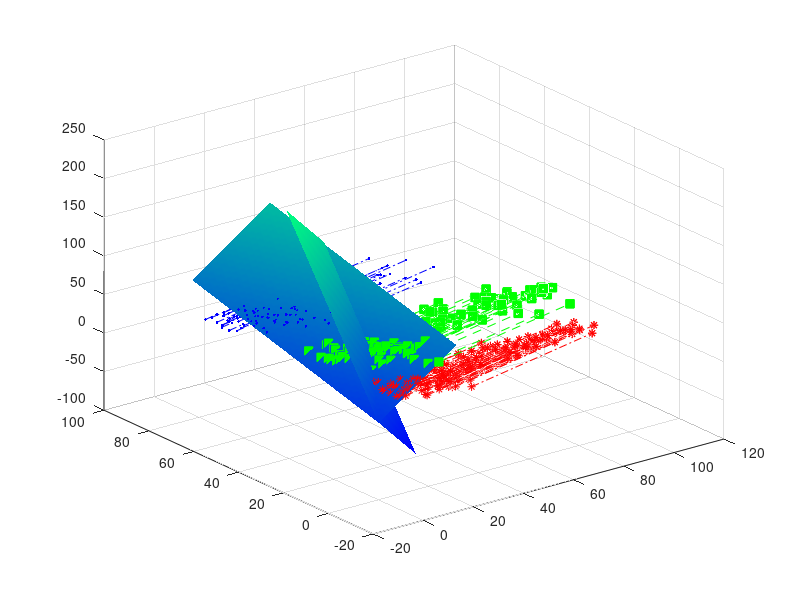

Recreate this plot in MATLAB.
c = 3;
n = 70;
X = [];
color = ['*r';'sg';'.b';];
color2 = ['-.*r';'--sg';'.-.b';];
facecolor = ['r';'g';'b'];
%random data generation
for j = 1:c
	for i=1:n
		X = [X; [normrnd(30 * j * cos(1.7*j/pi) + 5 +i, j ^ 1.2 + 1), normrnd(20*j*sin(1.4 * j/pi) + 10, j^1.1 + 2), normrnd(j*15,4) ] ];
	end
end
%plot origin

%plot3(X(:,1),X(:,2),X(:,3),'.')
for j=1:c 
	plot3( X( ((j-1)*n +1):(j*n) ,1), X( ((j-1)*n+1):(j*n) ,2), X( ((j-1)*n+1):(j*n) ,3) , color(j,:) )
	hold on;
end
grid on;
pause;
%mean
m = zeros(c,3);
for j=1:c
	m(j,:) = sum(X( ((j-1)*n+1):(j*n) ,:)) / n;
end

% with-in class covariance
Sw = zeros(3,3);
for j=1:c
	Sw = Sw + (X( ((j-1)*n+1):(j*n) ,:) - repmat( m(j,:),n,1) )' * (X( ((j-1)*n+1):(j*n) ,:) - repmat( m(j,:),n,1)); 
end

% between-class covariance
total_m = sum(X,1) / size(X,1);
Sb = zeros(3,3);
for j=1:c
	Sb = Sb + n * (m(j,:) - total_m)' * ( m(j,:) - total_m); 
end

[u,lambda,v] = svd( pinv(Sw+Sb) * Sb)



%plot
project = u(:,1:2);

p = project';
A = p(:,1:2);
B = p(:,3);
normv = [A\B;-1]
point = projPointOnPlane( X,[0,0,0,project(:)'] );

mx = max(point(:,1)) * 1.2;
my = max(point(:,2)) * 1.2;
[xx,yy]=ndgrid(0:mx,0:my);
z = (-normv(1)*xx - normv(2)*yy)/normv(3);
surf(xx,yy,z)
colormap(winter)
shading interp

for i = 1:size(X)
	plot3([point(i,1),X(i,1)], [point(i,2),X(i,2)], [point(i,3),X(i,3)] , color2(ceil(i/n),:) ,'MarkerFaceColor',facecolor(ceil(i/n),:));
end


%pca
Covar = X' * X / m;
[U, S, V] = svd(Covar);
pca_c = U(:,1:2);

p = pca_c';
A = p(:,1:2);
B = p(:,3);
normv = [A\B;-1]

[xx,yy]=ndgrid(0:mx/2,0:my/2);
z = (-normv(1)*xx - normv(2)*yy)/normv(3);
surf(xx,yy,z)
shading interp
